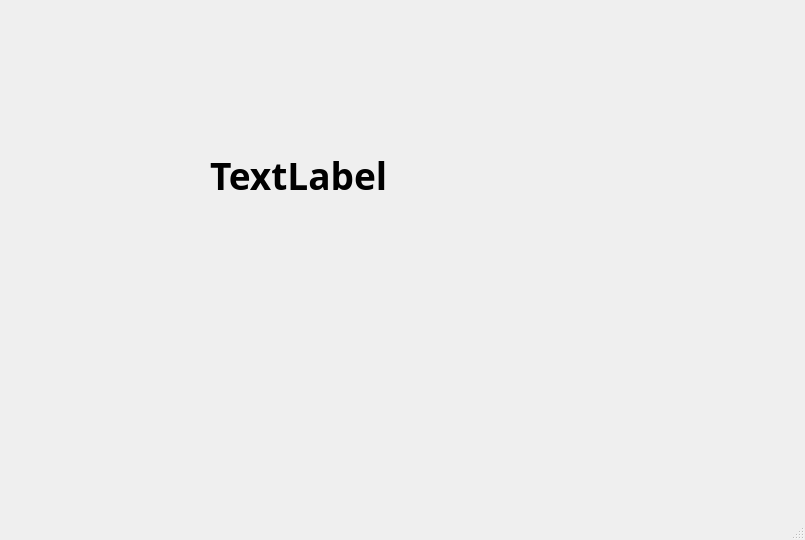
<?xml version="1.0" encoding="UTF-8"?>
<ui version="4.0">
 <class>MainWindow</class>
 <widget class="QMainWindow" name="MainWindow">
  <property name="geometry">
   <rect>
    <x>0</x>
    <y>0</y>
    <width>805</width>
    <height>540</height>
   </rect>
  </property>
  <property name="windowTitle">
   <string>MainWindow</string>
  </property>
  <widget class="QWidget" name="centralwidget">
   <widget class="QLabel" name="show_output">
    <property name="geometry">
     <rect>
      <x>210</x>
      <y>130</y>
      <width>251</width>
      <height>91</height>
     </rect>
    </property>
    <property name="font">
     <font>
      <family>Arial Black</family>
      <pointsize>28</pointsize>
      <weight>75</weight>
      <bold>true</bold>
     </font>
    </property>
    <property name="text">
     <string>TextLabel</string>
    </property>
   </widget>
  </widget>
  <widget class="QMenuBar" name="menubar">
   <property name="geometry">
    <rect>
     <x>0</x>
     <y>0</y>
     <width>805</width>
     <height>21</height>
    </rect>
   </property>
  </widget>
  <widget class="QStatusBar" name="statusbar"/>
  <action name="actionWorking_Directory">
   <property name="text">
    <string>Working Directory </string>
   </property>
  </action>
 </widget>
 <resources/>
 <connections/>
</ui>
